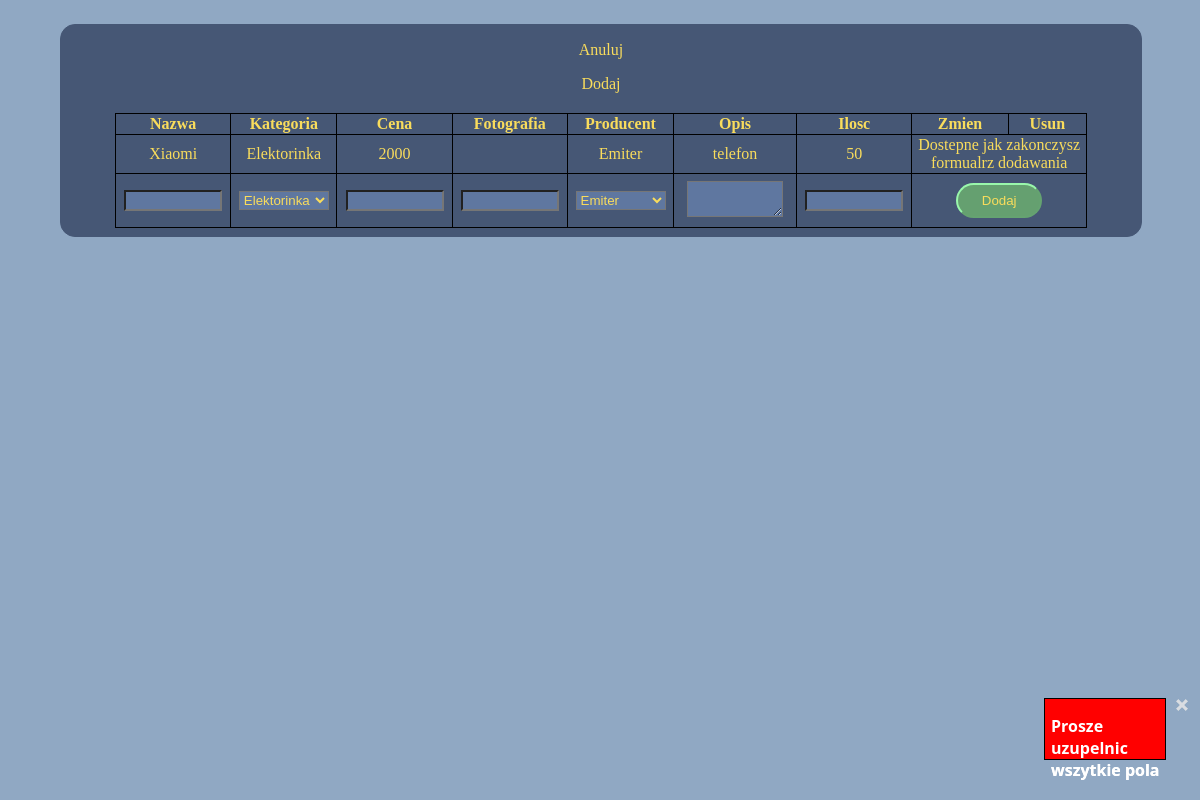
The app's page /admin/produkty.php?czy_dodac=true with its own data.
### tables this page shows
CREATE TABLE `produkt` (
  `produkt_id` int(10) UNSIGNED NOT NULL,
  `nazwa` varchar(60) NOT NULL,
  `kategoria_id` int(10) UNSIGNED NOT NULL,
  `cena` decimal(10,0) UNSIGNED NOT NULL,
  `fotografia` varchar(70) NOT NULL,
  `producent_id` int(10) UNSIGNED NOT NULL,
  `opis` varchar(150) NOT NULL,
  `ilosc` tinyint(3) UNSIGNED NOT NULL
);

CREATE TABLE `kategoria` (
  `kategoria_id` int(10) UNSIGNED NOT NULL,
  `kategoria` varchar(30) NOT NULL
);

CREATE TABLE `producent` (
  `producent_id` int(10) UNSIGNED NOT NULL,
  `producent` varchar(50) NOT NULL
);

### admin/produkty.php (the view, shortened to what this page needs)
<!DOCTYPE html>
<html lang="en">
<head>
    <link rel="stylesheet" href="../style/style-globalne.css">
    <link rel="stylesheet" href="../style/style-tabelka-panelu.css">
</head>
<body>
    <section class="tabelka-panelu">
        <a href="panel-admina.php">Anuluj</a>
        <a href="produkty.php?czy_dodac=true">Dodaj</a>
        <?php
        include("../config/config.php");
        $query = "SELECT pc.producent_id AS producent_id, k.kategoria_id AS kategoria_id, pk.produkt_id AS produkt_id, pk.nazwa AS nazwa, k.kategoria AS kategoria, pk.cena AS cena, pk.fotografia AS fotografia, pc.producent AS producent, pk.opis AS opis, pk.ilosc AS ilosc FROM `produkt` pk JOIN `kategoria` k ON pk.kategoria_id = k.kategoria_id JOIN `producent` pc ON pk.producent_id = pc.producent_id";
        $result = $connection->query($query);
        echo "<table> <tr> <th>Nazwa</th> <th>Kategoria</th> <th>Cena</th> <th>Fotografia</th> <th>Producent</th> <th>Opis</th> <th>Ilosc</th> <th>Zmien</th> <th>Usun</th> </tr>";
        while ($row = $result->fetch_assoc()) {
            echo "<form method=\"post\">";
            if (isset($_POST["zmien-formularz"]) && $_POST["id"] == $row["produkt_id"]) {
                echo "<tr>";
                echo "<td> <input name=\"nazwa\" value=\"{$row["nazwa"]}\"> </td>";
                echo "<td> <select name=\"kategoria\">";
                echo "<option selected value='{$row["kategoria_id"]}'>{$row["kategoria"]}</option>";
                $query = "SELECT * FROM `kategoria`";
                $result = $connection->query($query);
                while ($rowTmp = $result->fetch_assoc()) {
                    if ($rowTmp["kategoria"] != $row["kategoria"])
                        echo "<option value='{$rowTmp["kategoria_id"]}'>{$rowTmp["kategoria"]}</option>";
                }
                echo "</select></td>";
                echo "<td> <input name=\"cena\" value=\"{$row["cena"]}\"> </td>";
                echo "<td> <input name=\"fotografia\" value=\"{$row["fotografia"]}\"> </td>";
                echo "<td> <select name=\"producent\">";
                echo "<option selected value='{$row['producent_id']}'>{$row["producent"]}</option>";
                $query = "SELECT * FROM `producent`";
                $result = $connection->query($query);
                while ($rowTmp = $result->fetch_assoc()) {
                    if ($rowTmp["producent"] != $row["producent"])
                        echo "<option value='{$rowTmp["producent_id"]}'>{$rowTmp["producent"]}</option>";
                }
                echo "</select></td>";
                echo "<td> <textarea name=\"opis\">{$row["opis"]}</textarea> </td>";
                echo "<td> <input name=\"ilosc\" value=\"{$row["ilosc"]}\"> </td>";
                echo "<td colspan=\"2\"> <button type=\"submit\" name=\"zmiana\">Zmien</button> </td>";
            } else {
                echo "<tr>";
                echo "<td>" . $row['nazwa'] . "</td>";
                echo "<td>" . $row['kategoria'] . "</td>";
                echo "<td>" . $row['cena'] . "</td>";
                echo "<td>" . $row['fotografia'] . "</td>";
                echo "<td>" . $row['producent'] . "</td>";
                echo "<td style=\"width: 10vw;\">" . $row['opis'] . "</td>";
                echo "<td>" . $row['ilosc'] . "</td>";
                if (!isset($_GET["czy_dodac"]) && $_GET["czy_dodac"] != true) {
                    echo "<td> <button type=\"submit\" name=\"zmien-formularz\">Zmien</button> </td>";
                    echo "<td> <button type=\"submit\" name=\"usun\">Usun</button> </td>";
                } else
                    echo "<td colspan=\"2\" style=\"width:12.5vw;\">Dostepne jak zakonczysz formualrz dodawania</td>";
            }
            echo "</form>";
        }
        if (isset($_GET["czy_dodac"]) && $_GET["czy_dodac"] == true) {
            echo "<form method=\"post\">";
            echo "<tr>";
            echo "<td> <input name=\"nazwa_produktu\"> </td>";
            echo "<td> <select name=\"kategoria\">";
            $query = "SELECT * FROM `kategoria`";
            $result = $connection->query($query);
            while ($row = $result->fetch_assoc()) {
                echo "<option value='{$row["kategoria_id"]}'>{$row["kategoria"]}</option>";
            }
            echo "</select></td>";
            echo "<td> <input type=\"number\" name=\"cena\"> </td>";
            echo "<td> <input name=\"fotografia\"> </td>";
            echo "<td> <select name=\"producent\">";
            $query = "SELECT * FROM `producent`";
            $result = $connection->query($query);
            while ($row = $result->fetch_assoc()) {
                echo "<option value='{$row["producent_id"]}'>{$row["producent"]}</option>";
            }
            echo "</select></td>";
            echo "<td> <textarea name=\"opis\"></textarea> </td>";
            echo "<td> <input type=\"numbr\" name=\"ilosc\"> </td>";
            echo "<td colspan=\"2\"> <button type=\"submit\" name=\"submit\">Dodaj</button> </td>";
            echo "</form>";
        }
        if (
            isset($_POST["submit"]) &&
            !(empty($_POST['nazwa']) || empty($_POST['kategoria']) || empty($_POST['cena']) || empty($_POST['fotografia']) || empty($_POST['producent']) || empty($_POST['opis']) || empty($_POST['ilosc']))
        ) {
            $nazwa = htmlspecialchars($_POST['nazwa']);
            $kategoria = htmlspecialchars($_POST['kategoria']);
            $cena = htmlspecialchars($_POST['cena']);
            $fotografia = htmlspecialchars($_POST['fotografia']);
            $producent = htmlspecialchars($_POST['producent']);
            $opis = htmlspecialchars($_POST['opis']);
            $query = "INSERT INTO `produkt`
            (nazwa, kategoria_id, cena, fotografia, producent_id, opis, ilosc)
            VALUES
            ('{$nazwa_produktu}','{$kategoria}','{$cena}','{$fotografia}'
            ,'{$producent}','{$opis}','{$ilosc}')";
            $connection->query($query);
            header("Location: produkty.php");
        } else if (
            empty($_POST['nazwa']) || empty($_POST['kategoria']) || empty($_POST['cena']) || empty($_POST['fotografia']) || empty($_POST['producent']) || empty($_POST['opis']) || empty($_POST['ilosc'])
        ) {
            errorBlock("Prosze uzupelnic wszytkie pola", "produkty.php");
        }
        if (
            isset($_POST['zmiana']) &&
            !(empty($_POST['nazwa']) || empty($_POST['kategoria']) || empty($_POST['cena']) || empty($_POST['fotografia']) || empty($_POST['producent']) || empty($_POST['opis']) || empty($_POST['ilosc']))
        ) {
            $nazwa = htmlspecialchars($_POST['nazwa']);
            $kategoria = htmlspecialchars($_POST['kategoria']);
            $cena = htmlspecialchars($_POST['cena']);
            $fotografia = htmlspecialchars($_POST['fotografia']);
            $producent = htmlspecialchars($_POST['producent']);
            $opis = htmlspecialchars($_POST['opis']);
            $ilosc = htmlspecialchars($_POST['ilosc']);
            $query = "UPDATE `produkt`
            SET
            nazwa='{$nazwa}',
            kategoria_id='{$kategoria}',
            cena={$cena},
            fotografia='{$fotografia}',
            producent_id='{$producent}',
            opis='{$opis}',
            ilosc={$ilosc}
            WHERE produkt_id = '{$_POST['id']}'
            ";
            $connection->query($query);
            header("Location: produkty.php");
        } else if (
            empty($_POST['nazwa']) || empty($_POST['kategoria']) || empty($_POST['cena']) || empty($_POST['fotografia']) || empty($_POST['producent']) || empty($_POST['opis']) || empty($_POST['ilosc'])
        ) {
            errorBlock("Prosze uzupelnic wszytkie pola", "produkty.php");
        }
        echo "</table>";
        ?>
    </section>
</body>
</html>

### style/style-globalne.css (style rules this page uses)
body { margin: 0px; background-color: #90A8C3; }
button { background-color: #65a070; border-color: #99F7AB; padding: 8px 12px; cursor: pointer; border-radius: 20px; color: white; }
table { border: 1px solid black; padding: 1vw; width:90%; text-align: center; border-collapse: collapse; border-radius: 15px; margin-left:5%; margin-top:2.5vh; }
table button { width: 50%; }
td, th { border: 1px solid black; }
input , textarea, select { background-color: #5f77a0; }
* { color: #F9DC5C; }
a { text-decoration: none; }

### style/style-tabelka-panelu.css (style rules this page uses)
.tabelka-panelu { background-color: #465775; width:90vw; height: auto; position: relative; top:3vh; left:5vw; border-radius: 15px; border:1px solid #465775; padding-bottom: 1vh; }
.tabelka-panelu a { margin-top: 2vh; display: flex; justify-content: center; }
button { height: auto; margin-top: 1vh; margin-bottom: 1vh; color: #F9DC5C; }
input, textarea, select { width: 7.5vw; }

### records on screen
produkt: nazwa "Xiaomi", kategoria.kategoria "Elektorinka", cena "2000", producent.producent "Emiter", opis "telefon", ilosc "50"

### other values on screen
form field kategoria "Elektorinka"
form field producent "Emiter"
